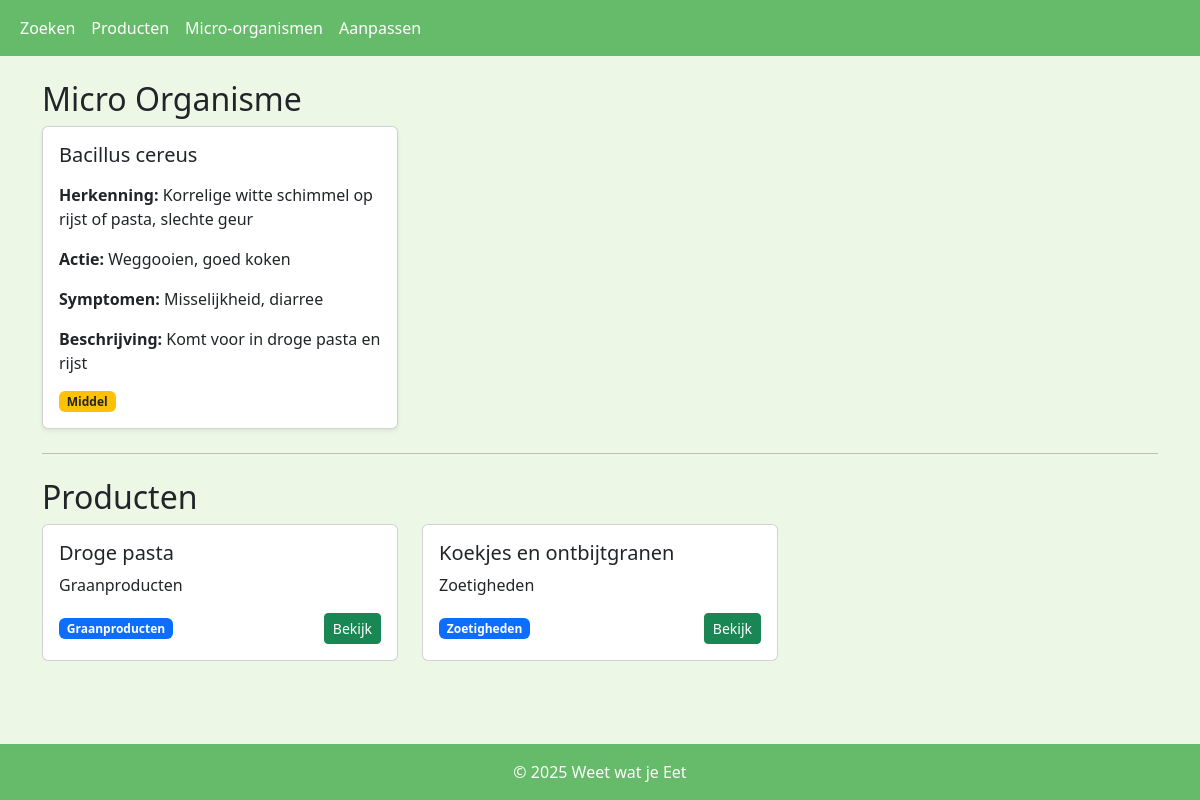
The app's page /mo/1 with its own data.
### tables this page shows
CREATE TABLE mo (
        id INTEGER PRIMARY KEY AUTOINCREMENT,
        naam TEXT UNIQUE NOT NULL,
        herkenning TEXT,
        risiconiveau TEXT,
        actie TEXT,
        symptomen TEXT,
        beschrijving TEXT
    );

CREATE TABLE eten (
        id INTEGER PRIMARY KEY AUTOINCREMENT,
        naam TEXT UNIQUE NOT NULL,
        categorie TEXT NOT NULL
    );

### app.py (the view)
@app.route("/mo/<int:id>")
def detail_mo(id):
   info_mo = get_one_item("SELECT * FROM mo WHERE id = ?", (id,))
   if not info_mo:
      return apology(f"Micro-organisme met id {id} niet gevonden", 404)
   sql = """
   SELECT eten.*
   FROM eten
   JOIN mo_met_eten ON eten.id = mo_met_eten.eten_id
   WHERE mo_met_eten.mo_id = ?
   """
   info_eten = get_items(sql, (id,))
   return render_template("mo_info.html",
                         eten = info_eten,
                         mo = info_mo)

### app.py (called while the page is built)
def get_db_connection():
  conn = sqlite3.connect('database.db')
  conn.row_factory = sqlite3.Row
  return conn

def get_items(sql, params=()):
  conn = get_db_connection()
  cursor = conn.cursor()
  cursor.execute(sql, params)
  rows = cursor.fetchall()
  cursor.close()
  conn.close()
  return [dict(row) for row in rows]

def get_one_item(sql, params=()):
  conn = get_db_connection()
  cursor = conn.cursor()
  cursor.execute(sql, params)
  row = cursor.fetchone()
  cursor.close()
  conn.close()
  return dict(row) if row else None

@app.template_filter("risk_color")
def risk_color(level):
   mapping = {
       "hoog": "bg-danger",
       "middel": "bg-warning text-dark",
       "laag": "bg-success"
   }
   return mapping.get(level.lower(), "bg-secondary")

### templates/mo_info.html (shortened to what this page needs)
{% extends "base.html" %}
{% from "macros/cards.html" import smallCard, mocard %}
{% block content %}
<h2>Micro Organisme</h2>
<div class="row row-cols-1 row-cols-md-3 g-4">
    <div class="col-md-6 col-lg-4">
  <div class="card h-100 shadow-sm">
    <div class="card-body d-flex flex-column">
      <h5 class="card-title mb-3">{{ mo.naam }}</h5>
      {% if mo.herkenning %}
        <p><strong>Herkenning:</strong> {{ mo.herkenning }}</p>
      {% endif %}
      {% if mo.actie %}
        <p><strong>Actie:</strong> {{ mo.actie }}</p>
      {% endif %}
      {% if mo.symptomen %}
        <p><strong>Symptomen:</strong> {{ mo.symptomen }}</p>
      {% endif %}
      {% if mo.beschrijving %}
        <p><strong>Beschrijving:</strong> {{ mo.beschrijving }}</p>
      {% endif %}
      <div class="mt-auto d-flex justify-content-between align-items-center">
        <span class="badge {{ mo.risiconiveau|risk_color }}">
          {{ mo.risiconiveau }}
        </span>
      </div>
    </div>
  </div>
</div>
</div>
<hr class="my-4">
<h2>Producten</h2>
<div class="row row-cols-1 row-cols-md-3 g-4">
    {% for e in eten %}
        {{ smallCard(e.naam, e.categorie, e.categorie, "bg-primary", url_for('detail_eten', id=e.id)) }}
    {% endfor %}
</div>
{% endblock %}

### templates/base.html (shortened to what this page needs)
<!DOCTYPE html>
<html lang="nl">
<head>
  <link href="https://cdn.jsdelivr.net/npm/bootstrap@5.3.3/dist/css/bootstrap.min.css" rel="stylesheet">
</head>
<body>
  <nav class="navbar navbar-expand-sm">
      <div class="container-fluid">
          <ul class="navbar-nav">
              <li class="nav-item"><a class="nav-link" href="\">Zoeken</a></li>
              <li class="nav-item"><a class="nav-link" href="/producten">Producten</a></li>
              <li class="nav-item"><a class="nav-link" href="/mo">Micro-organismen</a></li>
              <li class="nav-item"><a class="nav-link" href="/inlog">Aanpassen</a></li>
          </ul>
      </div>
  </nav>
  <main class="container mt-4">
      {% block content %}{% endblock %}
  </main>
  <footer class="text-center py-3">
      <p class="mb-0">&copy; 2025 Weet wat je Eet</p>
  </footer>
</body>
</html>

### templates/macros/cards.html (shortened to what this page needs)
{% macro smallCard(title, text, badge, badge_class, url) %}
<div class="col">
  <div class="card h-100">
    <div class="card-body d-flex flex-column">
      <h5 class="card-title">{{ title }}</h5>
      <p class="card-text">{{ text }}</p>
      <div class="mt-auto d-flex justify-content-between align-items-center">
        <span class="badge {{ badge_class }}">{{ badge }}</span>
        {% if url %}
          <a href="{{ url }}" class="btn btn-sm btn-success">Bekijk</a>
        {% endif %}
      </div>
    </div>
  </div>
</div>
{% endmacro %}

### templates/base.html (style rules this page uses)
html, body { height: 100%; }
body { display: flex; flex-direction: column; margin: 0; min-height: 100vh; background-color: #edf7e6; }
main { flex: 1; padding-bottom: 1.5rem; }
nav.navbar, footer { background-color: #66bb6a; color: #fff; }
nav.navbar a.nav-link { color: #fff; }
footer p { color: #fff; margin: 0; }

### records on screen
mo: naam "Bacillus cereus", herkenning "Korrelige witte schimmel op rijst of pasta, slechte geur", actie "Weggooien, goed koken", symptomen "Misselijkheid, diarree", beschrijving "Komt voor in droge pasta en rijst", risiconiveau "Middel"
eten: naam "Droge pasta", categorie "Graanproducten"
eten: naam "Koekjes en ontbijtgranen", categorie "Zoetigheden"
